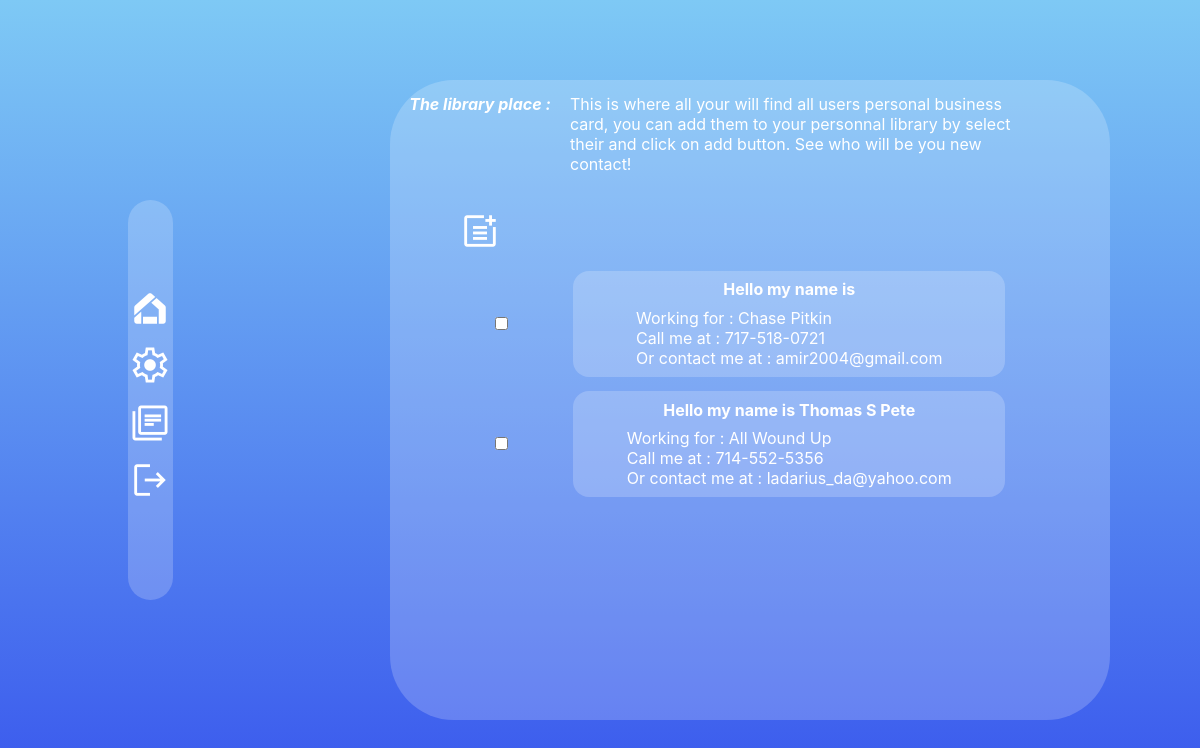
Screenshot of /libraryPlace.php (signed in) with the database file from the repository.
### tables this page shows
CREATE TABLE `business_card` (
  `id` int(11) NOT NULL,
  `user_id` int(11) NOT NULL,
  `name` varchar(56) DEFAULT NULL,
  `company_name` varchar(56) DEFAULT NULL,
  `email` text NOT NULL,
  `telephone_number` varchar(56) DEFAULT NULL
);

### controller/libraryPlace.php (called while the page is built, shortened)
<?php
include_once './view/libraryPlace.php';
require_once './model/Bdd.php';

### libraryPlace.php (called while the page is built, shortened)
<?php
include_once './controller/libraryPlace.php';

### model/Bdd.php (the view, shortened to what this page needs)
<?php
class Bdd
{
    private string $host_name = 'localhost';
    private string $database = 'ktr-msc-ls1';
    private string $user_name = 'root';
    private string $pass_word = 'root';
    private PDO $dbh;
    public function __construct()
    {
        try {
            $this->dbh = new PDO("mysql:dbname={$this->database};host={$this->host_name};charset=utf8", $this->user_name, $this->pass_word);
        } catch (PDOException $e) {
            echo 'Failed to connect to bdd : ' . $e->getMessage();
            exit();
        }
    }
    public function loadLibraries(int $id, bool $personalLibrary = true): void
    {
        switch ($personalLibrary) {
            case false:
                $res = $this->dbh->prepare('SELECT b.* FROM business_card b inner join user u on b.user_id != u.id where u.id = ? and b.id not in (SELECT l.business_card_id from library l where l.user_id = ?);');
                $res->execute([$id, $id]);
                break;
        }
        $lines = $res->fetchAll();
        foreach ($lines as $line) {
            echo "<li class='element-library'>";
            echo "<input type='checkbox' name='id[]' value='" . $line['id'] . "'/>";
            echo "<div class='card_data'>
                       <div>
                            <h5 class='card_name'>Hello my name is " . $line['name'] . "</h5>
                       </div>
                       <ul class='card_list_data'>
                            <li>Working for : " . $line['company_name'] . "</li>
                            <li>Call me at : " . $line['telephone_number'] . "</li>
                            <li>Or contact me at : " . $line['email'] . "</li>
                       </ul>
                   </div>";
            echo "</li>";
        }
    }
}

### view/css/user_home.css (style rules this page uses)
.element-library { display: flex; list-style: none; flex-direction: row; justify-content: space-around; align-items: center; width: 80%; padding-top: 2%; }

### view/css/myTemplate.css (style rules this page uses)
* { margin: 0; padding: 0; font-family: -apple-system, BlinkMacSystemFont, 'Segoe UI', Roboto, Oxygen, Ubuntu, Cantarell, 'Open Sans', 'Helvetica Neue', sans-serif; font-size: 16px; }
body { height: 100vh; display: grid; grid-template-columns: 25% 75%; background: linear-gradient(#7EC9F5, #3957ED) !important; }

### view/css/cardDesign.css (style rules this page uses)
.card_data { background: rgba(255, 255, 255, .2); color: white; width: 75%; border-radius: 1rem; display: flex; align-items: center; justify-content: center; flex-direction: column; }
.card_data > div { padding-top: 2%; display: flex; justify-content: center; align-items: center; }
.card_list_data { padding-top: 2%; padding-bottom: 2%; list-style: none; display: flex; justify-content: center; align-items: flex-start; flex-direction: column; }

### rows the page displays
business_card: company_name "Chase Pitkin", telephone_number "717-518-0721", email "amir2004@gmail.com"
business_card: name "Thomas S Pete", company_name "All Wound Up", telephone_number "714-552-5356", email "ladarius_da@yahoo.com"
